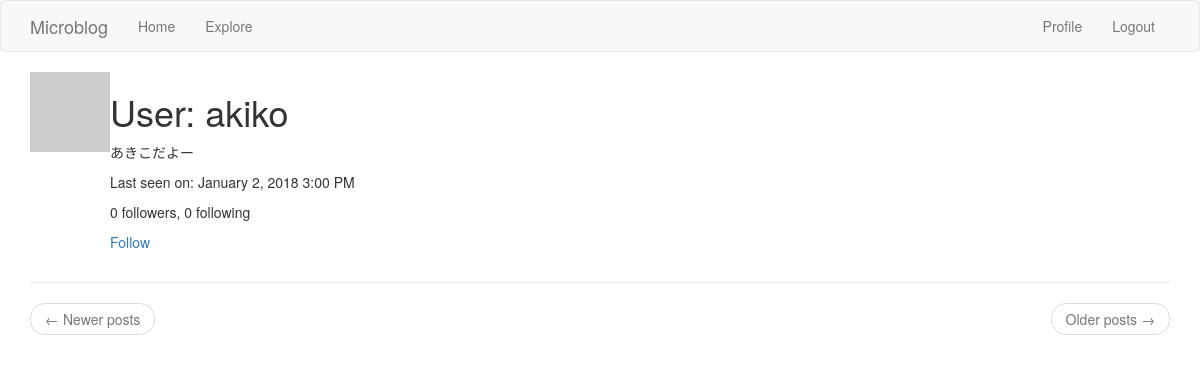
Before: /user/akiko (signed in) with the older database file.
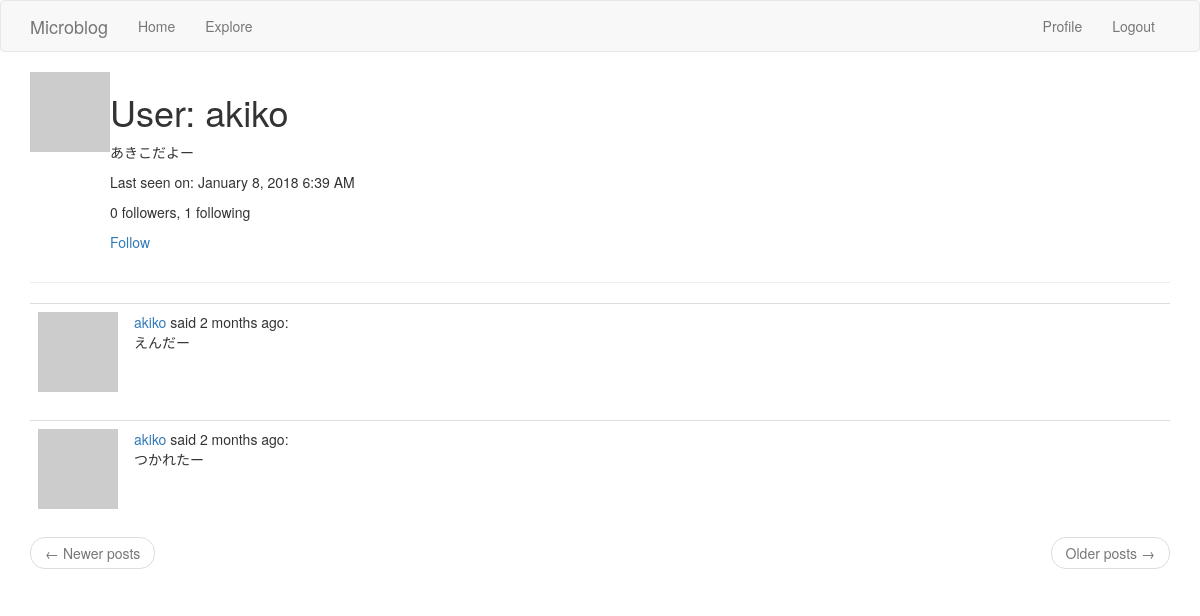
After: the same page with the newer database file.
### app/models.py (models this page shows, shortened)
class User(UserMixin,db.Model):
    id = db.Column(db.Integer,primary_key=True)
    username = db.Column(db.String(64),index=True,unique=True)
    email = db.Column(db.String(120),index=True,unique=True)
    password_hash = db.Column(db.String(128))
    about_me = db.Column(db.String(140))
    last_seen = db.Column(db.DateTime,default=datetime.utcnow)
    """
    a db.relationship field is normally defined on the “one” side, and
    is used as a convenient way to get access to the “many”.
    """
    posts = db.relationship("Post",backref="author",lazy="dynamic")
    """
    フォロー・フォロワーの関係を追加
    "User": セルフ参照の関係なので自分自身
    secondary: 関係性を表す関係テーブル
    followers.c.**: cはColumnsを表すプロパティ
    詳細はp.134~135を参照のこと（８．３節）
    """
    followed = db.relationship(
        "User",secondary=followers,
        primaryjoin=(followers.c.follower_id == id),
        secondaryjoin=(followers.c.followed_id == id),
        backref=db.backref("followers",lazy="dynamic"),lazy="dynamic"
    )
    def avatar(self,size):
        digest = md5(self.email.lower().encode('utf-8')).hexdigest()
        return "https://www.gravatar.com/avatar/{}?d=identicon&s={}".\
            format(digest,size)
    def is_following(self,user):
        return self.followed.filter(
            followers.c.followed_id == user.id).count() > 0

class Post(db.Model):
    id = db.Column(db.Integer,primary_key=True)
    body = db.Column(db.String(140))
    timestamp = db.Column(db.DateTime,index=True,default=datetime.utcnow)
    user_id = db.Column(db.Integer,db.ForeignKey('user.id'))

### app/routes.py (the view)
@app.route('/user/<username>')
@login_required
def user(username):
    user = User.query.filter_by(username=username).first_or_404()
    page = request.args.get("page",1,type=int)
    posts = user.posts.order_by(Post.timestamp.desc()).paginate(
        page,app.config["POSTS_PER_PAGE"],False)
    next_url = url_for("user",username=username,page=posts.next_num)\
        if posts.has_next else None
    prev_url = url_for("user",username=username,page=posts.prev_num)\
        if posts.has_prev else None
    return render_template("user.html",user=user,posts=posts.items,
        next_url=next_url,prev_url=prev_url)

### app/models.py (called while the page is built)
@login.user_loader
def load_user(id):
    return User.query.get(int(id))

### app/routes.py (called while the page is built)
@app.before_request
def before_request():
    if current_user.is_authenticated:
        current_user.last_seen = datetime.utcnow()
        db.session.commit()

### app/templates/user.html
{% extends "base.html" %}
{% block app_content %}
<table>
  <tr valign="top">
    <td><img src="{{ user.avatar(128) }}" alt=""></td>
    <td>
      <h1>User: {{ user.username }}</h1>
      {% if user.about_me %}
      <p>{{ user.about_me }}</p>
      {% endif %}
      {% if user.last_seen %}
      <p>Last seen on: {{ moment(user.last_seen).format('LLL') }}</p>
      {% endif %}
      <p>{{ user.followers.count() }} followers, {{ user.followed.count() }} following </p>
      {% if user == current_user %}
      <p><a href="{{ url_for('edit_profile') }}">Edit your profile</a></p>
      {% elif not current_user.is_following(user) %}
      <p><a href="{{ url_for("follow",username=user.username) }}">Follow</a></p>
      {% else %}
      <p><a href="{{ url_for("unfollow",username=user.username) }}">Unfollow</a></p>
      {% endif %}
    </td>
  </tr>
</table>
<hr>
{%for post in posts %}
  {% include '_post.html' %}
{% endfor %}
<nav aria-label="...">
  <ul class="pager">
    <li class="previous{% if not prev_url %} disabled{% endif %}">
      <a href="{{ prev_url or '#' }}">
        <span aria-hidden="true">&larr;</span> Newer posts
      </a>
    </li>
    <li class="next{% if not next_url %} disabled{% endif %}">
      <a href="{{ next_url or '#' }}">
        Older posts <span aria-hidden="true">&rarr;</span>
      </a>
    </li>
  </ul>
</nav>
{% endblock %}

### app/templates/_post.html
<table class="table table-hover">
  <tr valign="top">
    <td width="70px">
      <a href="{{ url_for("user",username=post.author.username) }}">
        <img src="{{ post.author.avatar(70) }}" alt="">
      </a>
    </td>
    <td>
      <a href="{{ url_for('user',username=post.author.username) }}">
        {{ post.author.username }}
      </a>
      said {{ moment(post.timestamp).fromNow() }}:
      <br>
      {{ post.body }}
    </td>
  </tr>
</table>

Changed rows visible on the page:
changed User "akiko": last_seen "January 2, 2018 3:00 PM" → "January 8, 2018 6:39 AM"
added Post: author.username "akiko", timestamp "2 months ago", body "えんだー"
added Post: author.username "akiko", timestamp "2 months ago", body "つかれたー"
Other visible differences:
{{ user.followed.count() }}: "0" → "1"
